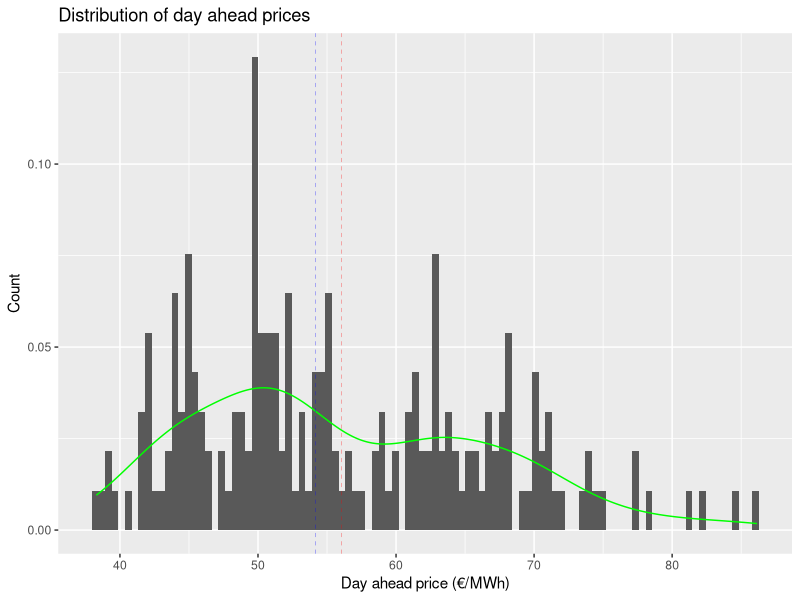
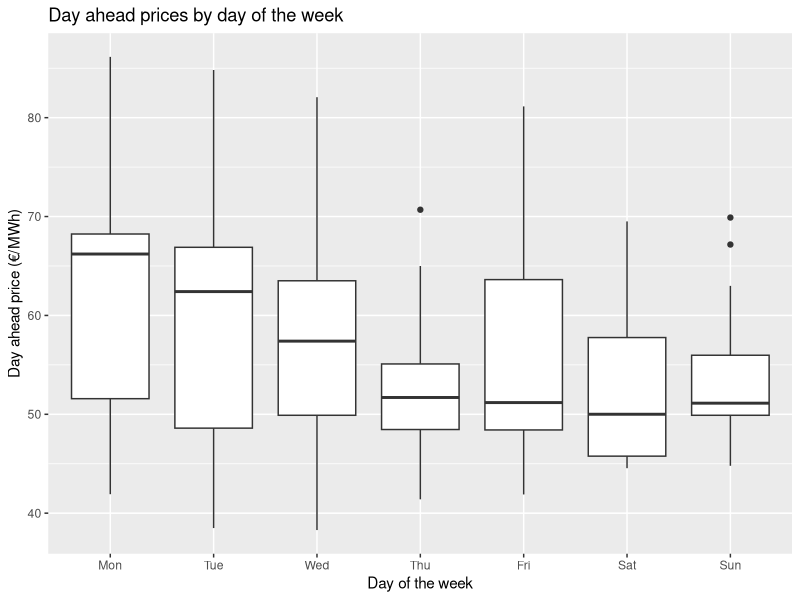
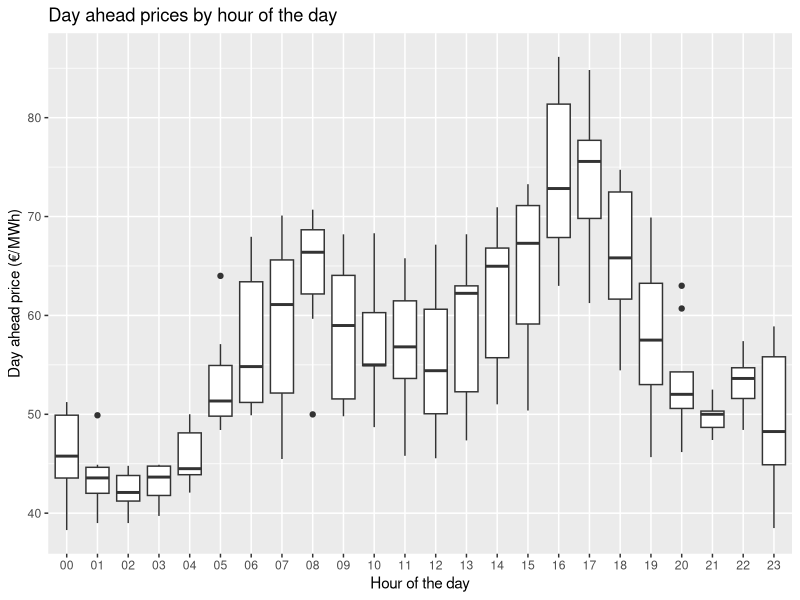
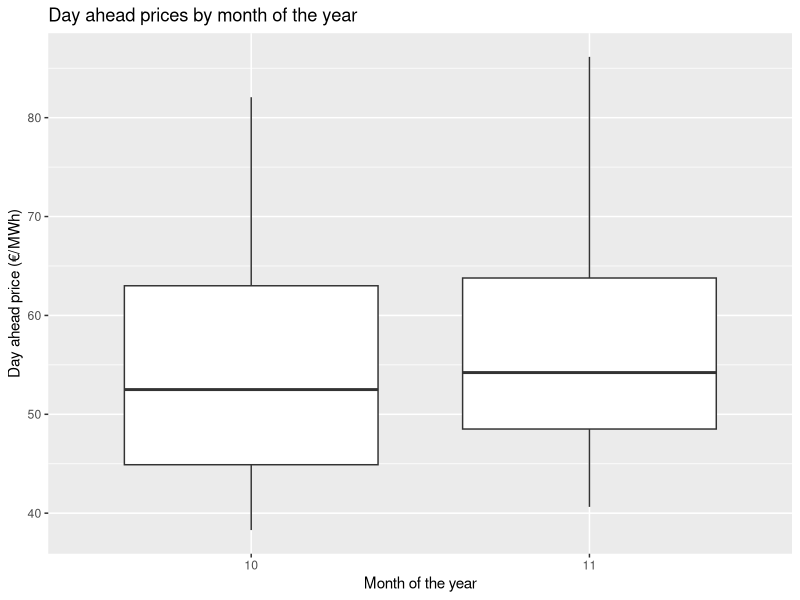
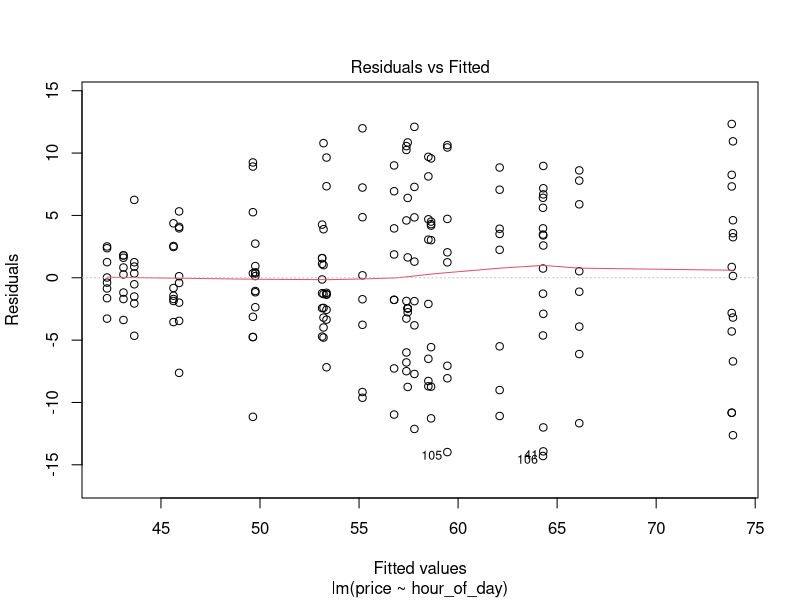
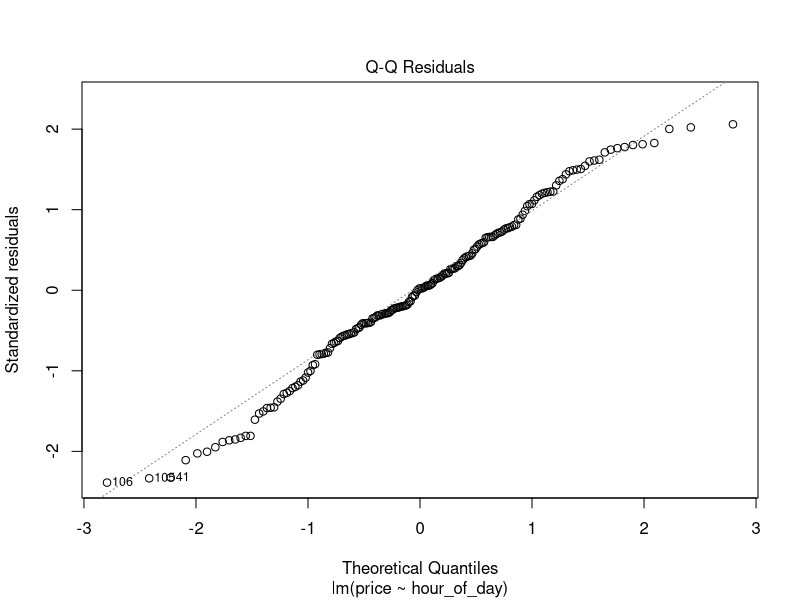
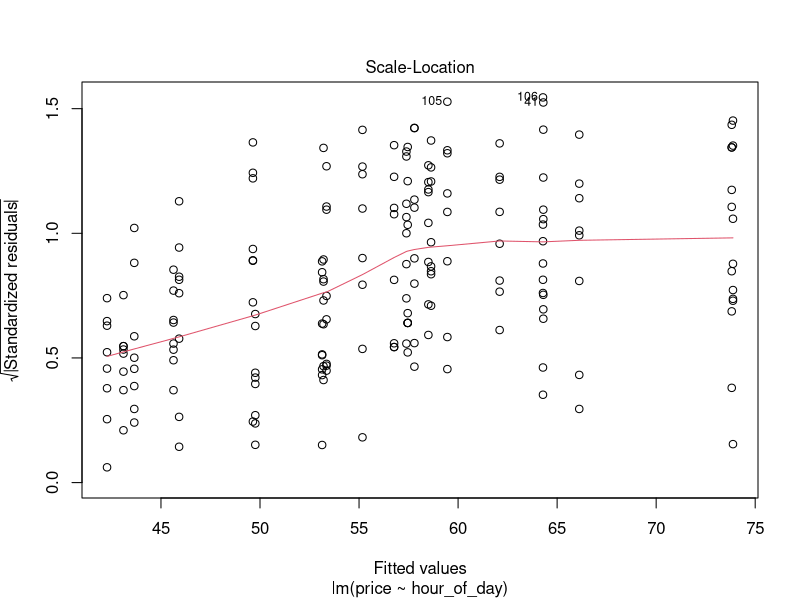
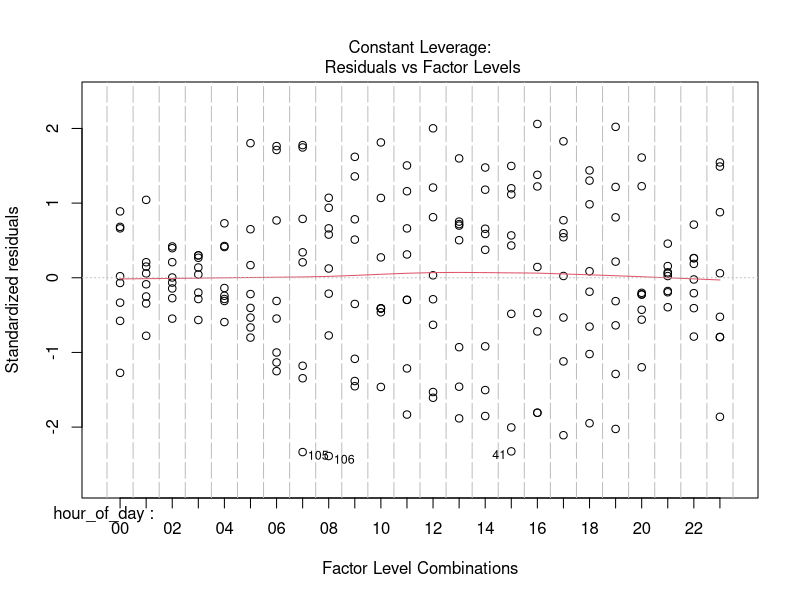

These figures' R source, in order:
# Read data from data_day_ahead_prices.csv
dh_prices <- read.csv("data_day_ahead_prices.csv", header = TRUE)

# Set the first column name to date_time
colnames(dh_prices)[1] <- "date_time"

# Convert the date_time column to a date-time object
dh_prices$date_time <- as.POSIXct(dh_prices$date_time, format = "%Y-%m-%d %H:%M:%S")

# Create a new column with the day of the week
dh_prices$day_of_week <- weekdays(dh_prices$date_time, abbreviate = TRUE)
dh_prices$day_of_week <- factor(dh_prices$day_of_week, levels = c("Mon", "Tue", "Wed", "Thu", "Fri", "Sat", "Sun"))

# Create a new column with the hour of the day
dh_prices$hour_of_day <- format(dh_prices$date_time, "%H")

# Create a new column with the month of the year
dh_prices$month_of_year <- format(dh_prices$date_time, "%m")

# Create a new column with the year
dh_prices$year <- format(dh_prices$date_time, "%Y")

# Create a new column with the day of the month
dh_prices$day_of_month <- format(dh_prices$date_time, "%d")

# Create a new column with the week of the year
dh_prices$week_of_year <- format(dh_prices$date_time, "%U")

# Create a new column with the day of the year
dh_prices$day_of_year <- format(dh_prices$date_time, "%j")

# Create a new column with the season of the year
dh_prices$season <- ifelse(dh_prices$month_of_year %in% c("12", "01", "02"), "winter",
                           ifelse(dh_prices$month_of_year %in% c("03", "04", "05"), "spring",
                                  ifelse(dh_prices$month_of_year %in% c("06", "07", "08"), "summer",
                                         ifelse(dh_prices$month_of_year %in% c("09", "10", "11"), "autumn", NA))))

# Describe the data
summary(dh_prices)

library(ggplot2)

# Plot distribution and density of day ahead prices
ggplot(dh_prices, aes(x = price)) +
  geom_histogram(bins = 100, aes(y=..density..)) +
  geom_density(col = "green") +
  geom_vline(aes(xintercept = mean(price)), color = "red", linetype = "dashed", size = 0.1) +
  geom_vline(aes(xintercept = median(price)), color = "blue", linetype = "dashed", size = 0.1) +
  labs(x = "Day ahead price (€/MWh)", y = "Count", title = "Distribution of day ahead prices")

# Plot the day ahead prices by day of the week
ggplot(dh_prices, aes(x = day_of_week, y = price)) +
  geom_boxplot() +
  labs(x = "Day of the week", y = "Day ahead price (€/MWh)", title = "Day ahead prices by day of the week")

# Plot the day ahead prices by hour of the day
ggplot(dh_prices, aes(x = hour_of_day, y = price)) +
  geom_boxplot() +
  labs(x = "Hour of the day", y = "Day ahead price (€/MWh)", title = "Day ahead prices by hour of the day")

# Plot the day ahead prices by month of the year
ggplot(dh_prices, aes(x = month_of_year, y = price)) +
  geom_boxplot() +
  labs(x = "Month of the year", y = "Day ahead price (€/MWh)", title = "Day ahead prices by month of the year")

# Linear regression model
lm_price <- lm(price ~ hour_of_day, data = dh_prices)
lm_price

# Plot the residuals
plot(lm_price)

# Support vector machine model
library(e1071)
svm_price <- svm(price ~ hour_of_day, data = dh_prices)

# Plot the support vectors
plot(svm_price, dh_prices, hour_of_day ~ price)
